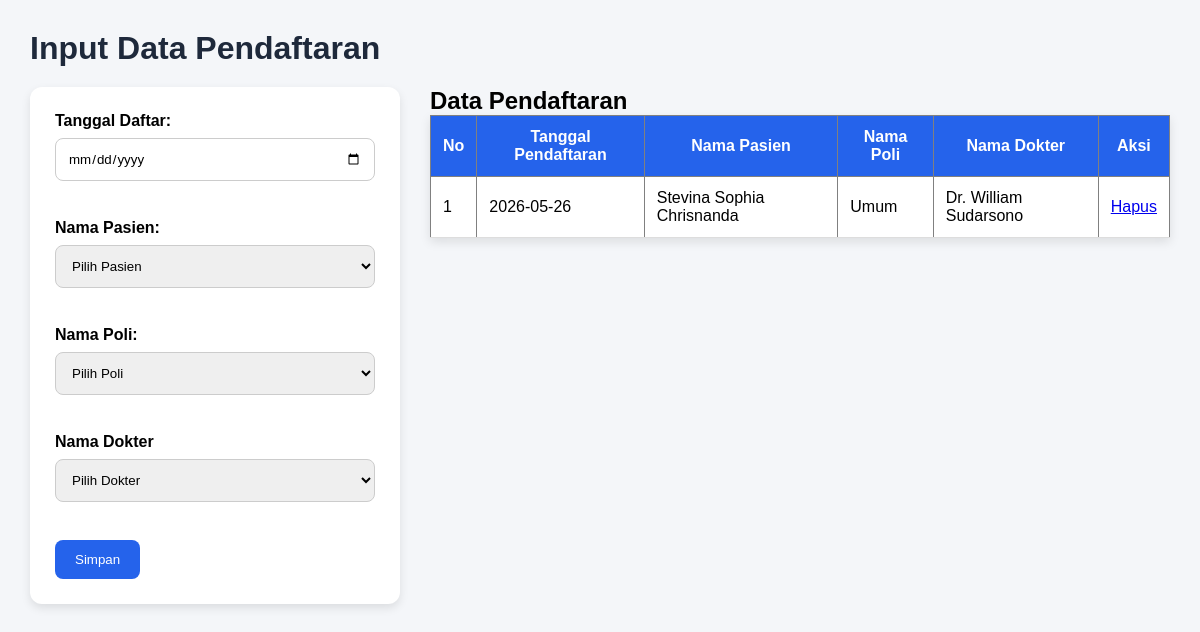
The page /input_pendaftaran.php on the database its author committed.
### tables this page shows
CREATE TABLE IF NOT EXISTS `pendaftaran` (
  `id_pendaftaran` int NOT NULL AUTO_INCREMENT,
  `tgl_pendaftaran` date DEFAULT NULL,
  `id_pasien` int DEFAULT NULL,
  `id_poli` int DEFAULT NULL,
  `id_dokter` int DEFAULT NULL,
  PRIMARY KEY (`id_pendaftaran`)
);

CREATE TABLE IF NOT EXISTS `pasien` (
  `id_pasien` int NOT NULL AUTO_INCREMENT,
  `nama_pasien` varchar(100) DEFAULT NULL,
  `jenis_kelamin` enum('Laki-laki','Perempuan') DEFAULT NULL,
  `alamat_pasien` varchar(200) DEFAULT NULL,
  `tgl_lahir` date DEFAULT NULL,
  PRIMARY KEY (`id_pasien`)
);

CREATE TABLE IF NOT EXISTS `poli` (
  `id_poli` int NOT NULL AUTO_INCREMENT,
  `nama_poli` varchar(100) DEFAULT NULL,
  PRIMARY KEY (`id_poli`)
);

CREATE TABLE IF NOT EXISTS `dokter` (
  `id_dokter` int NOT NULL AUTO_INCREMENT,
  `nama_dokter` varchar(100) DEFAULT NULL,
  `id_poli` int DEFAULT NULL,
  PRIMARY KEY (`id_dokter`)
);

### input_pendaftaran.php (the view, shortened to what this page needs)
<!DOCTYPE html>
<html lang="en">
<head>
    <link rel="stylesheet" href="style.css">
</head>
<body>
    <div class="content">
        <h1>Input Data Pendaftaran</h1>
        <div class="flex-box">
            <div class="form-box">
                <form action="simpan_pendaftaran.php" method="POST">
                    <label for="tgl_pendaftaran">Tanggal Daftar:</label>
                    <input type="date" id="tgl_pendaftaran" name="tgl_pendaftaran" required><br><br>
                    <label for="nama_pasien">Nama Pasien:</label>
                    <select id="id_pasien" name="id_pasien" required>
                        <option value="">Pilih Pasien</option>
                    </select><br><br>
                    <label for="nama_poli">Nama Poli:</label>
                    <select id="id_poli" name="id_poli" required>
                        <option value="">Pilih Poli</option>
                    </select><br><br>
                    <label>Nama Dokter</label>
                        <select id="id_dokter" name="id_dokter" required>
                            <option value="">Pilih Dokter</option>
                        </select><br><br>
                    <input type="submit" value="Simpan">
                </form>
            </div>
            <div class="table-box">
                <h2>Data Pendaftaran</h2>
                <table border="1">
                    <tr>
                        <th>No</th>
                        <th>Tanggal Pendaftaran</th>
                        <th>Nama Pasien</th>
                        <th>Nama Poli</th>
                        <th>Nama Dokter</th>
                        <th>Aksi</th>
                    </tr>
                    <?php
                    $conn = new mysqli("localhost", "root", "", "data_rs");
                    $sql = "SELECT p.*, ps.nama_pasien, pl.nama_poli, d.nama_dokter
                            FROM pendaftaran p
                            LEFT JOIN pasien ps ON p.id_pasien = ps.id_pasien
                            LEFT JOIN poli pl ON p.id_poli = pl.id_poli
                            LEFT JOIN dokter d ON p.id_dokter = d.id_dokter";
                    $result = $conn->query($sql);
                    if ($result->num_rows > 0) {
                        $no = 1;
                        while($row = $result->fetch_assoc()) {
                            echo "<tr>";
                            echo "<td>" . $no++ . "</td>";
                            echo "<td>" . $row["tgl_pendaftaran"] . "</td>";
                            echo "<td>" . $row["nama_pasien"] . "</td>";
                            echo "<td>" . $row["nama_poli"] . "</td>";
                            echo "<td>" . $row["nama_dokter"] . "</td>";
                            echo "<td> <a class='btn-hapus' href='hapus_pendaftaran.php?id=".$row['id_pendaftaran']."' onclick='return confirm(\"Yakin hapus?\")'> Hapus </a> </td>";
                            echo "</tr>";
                        }
                    } else {
                        echo "<tr><td colspan='6'>Tidak ada data pendaftaran</td></tr>";
                    }
                    ?>
                </table>
            </div>
        </div>
</body>
</html>

### style.css (style rules this page uses)
* { margin:0; padding:0; box-sizing:border-box; font-family:Arial, Helvetica, sans-serif; }
body { background:#f4f6f9; }
.content { flex:1; padding:30px; }
.content h1 { margin-bottom:20px; color:#1e293b; }
form { background:white; padding:25px; border-radius:12px; box-shadow:0 4px 10px rgba(0,0,0,0.1); max-width:600px; }
label { font-weight:bold; display:block; margin-bottom:8px; }
input[type="text"], input[type="date"], select { width:100%; padding:12px; margin-bottom:20px; border:1px solid #ccc; border-radius:8px; }
input[type="submit"] { background:#2563eb; color:white; border:none; padding:12px 20px; border-radius:8px; cursor:pointer; }
table { width:100%; border-collapse:collapse; background:white; box-shadow:0 4px 10px rgba(0,0,0,0.1); }
table th { background:#2563eb; color:white; padding:12px; }
table td { padding:12px; border-bottom:1px solid #ddd; }
.flex-box { display:flex; gap:30px; align-items:flex-start; }
.form-box { flex:1; }
.table-box { flex:2; }

### rows shown on the page
pendaftaran: tgl_pendaftaran "2026-05-26", id_pasien.nama_pasien "Stevina Sophia Chrisnanda", id_poli.nama_poli "Umum", id_dokter.nama_dokter "Dr. William Sudarsono"
